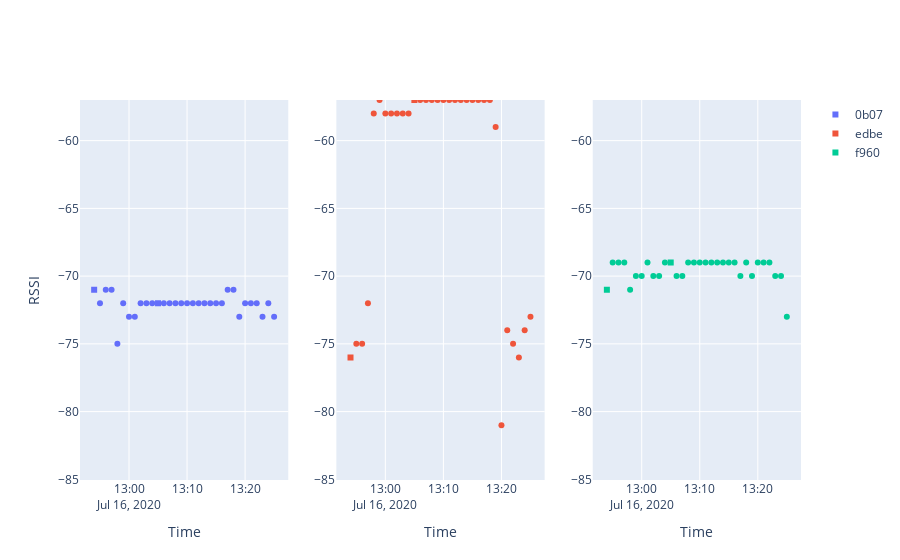

The code cell stored with this chart in its notebook:
### Code cell
WINDOW_SIZE = 6
REQD_READINGS = 4
CLOSE_LEVEL = -50
# default value is -60

fig = make_subplots(rows=1, cols=len(unique_ids[unique_counts>1])) #, shared_yaxes=True
ylim0 = 1.05*min(df['rssi'])
ylim1 = max(df['rssi'])
fig.update_xaxes(title_text = "Time")
fig.update_yaxes(title_text = "RSSI", row=1, col=1)
fig.update_yaxes(range=[ylim0, ylim1])
figcolors = px.colors.qualitative.Plotly

for eid in range(len(unique_ids[unique_counts>1])):
    df_eid = df[df['encounter_id'] == unique_ids[unique_counts>1][eid]].copy()
    df_eid = data_analysis.mofn_filter(df_eid, WINDOW_SIZE, REQD_READINGS, CLOSE_LEVEL)
    df_eid.set_index('time', inplace=True)
    df_eid['comment_index'] = pd.notna(df_eid['close encounter'])
    
    transitions = data_analysis.transitions(df_eid)
  
#     print(transitions)

    plot_index = eid+1
    
    for i in range (0, len(transitions), 2):
        fig.add_trace(go.Scatter(x=[transitions[i], transitions[i], transitions[i+1], transitions[i+1], transitions[i]], 
                                 y=[ylim0, ylim1, ylim1, ylim0, ylim0], mode="lines",
                                 fill="toself",line_width=0, fillcolor=figcolors[eid], opacity = 0.5, showlegend=False),
                     row=1, col=plot_index)
#         or use fillcolor = 'MediumPurple'
      
    df.loc[df['close encounter'].isin(['NO','FALSE POSITIVE']), 'symbol'] = 5
    df.loc[(df['close encounter'].isnull())|(df['close encounter']=='YES'), 'symbol'] = 0 
    df.loc[df['symbol'].isnull(),'symbol'] = 1
    
    fig.add_trace(go.Scatter(x=df_eid.index, y=df_eid.rssi,
                             mode="markers", marker_color=figcolors[eid], 
                             marker_symbol=df['symbol'],
                             name = df_eid.encounter_id[1][:4], text=df_eid["close encounter"]), 
                  row=1, col=plot_index)


    del df_eid

   
fig.show()

# DONE change marker type based on 'close encounter' text
# e.g. square if comment other than NaN, NO, YES, FALSE POSITIVE
# e.g. triangle if comment NO, FALSE POSITIVE
# e.g. circle if NaN, YES

### Figure 1 — Plotly figure (JSON) as saved in the notebook; plotly's stock layout.template omitted (floating-point values rounded to 4 significant figures)
{"data": [{"marker": {"color": "#636EFA", "symbol": [1, 0, 0, 0, 0, 0, 0, 0, 0, 0, 0, 1, 0, 0, 0, 0, 0, 0, 0, 0, 0, 0, 0, 0, 0, 0, 0, 0, 0, 0, 0, 0, 0, 0, 0, 0, 0, 0, 0, 0, 0, 0, 0, 0, 0, 0, 0, 0, 0, 0, 0, 0, 0, 0, 0, 0, 0, 0, 0, 0, 0, 0, 0, 0, 0, 0, 0, 0, 0, 0, 0, 0, 0, 0, 0, 0, 0, 0, 0, 0, 0, 0, 0, 0, 0, 0, 0, 0, 0, 0, 0, 0, 0, 0, 0, 0]}, "mode": "markers", "name": "0b07", "text": [null, null, null, null, null, null, null, null, null, null, null, null, null, null, null, null, null, null, null, null, null, null, null, null, null, null, null, null, null, null, null, null], "type": "scatter", "x": ["2020-07-16T12:54:00", "2020-07-16T12:55:00", "2020-07-16T12:56:00", "2020-07-16T12:57:00", "2020-07-16T12:58:00", "2020-07-16T12:59:00", "2020-07-16T13:00:00", "2020-07-16T13:01:00", "2020-07-16T13:02:00", "2020-07-16T13:03:00", "2020-07-16T13:04:00", "2020-07-16T13:05:00", "2020-07-16T13:06:00", "2020-07-16T13:07:00", "2020-07-16T13:08:00", "2020-07-16T13:09:00", "2020-07-16T13:10:00", "2020-07-16T13:11:00", "2020-07-16T13:12:00", "2020-07-16T13:13:00", "2020-07-16T13:14:00", "2020-07-16T13:15:00", "2020-07-16T13:16:00", "2020-07-16T13:17:00", "2020-07-16T13:18:00", "2020-07-16T13:19:00", "2020-07-16T13:20:00", "2020-07-16T13:21:00", "2020-07-16T13:22:00", "2020-07-16T13:23:00", "2020-07-16T13:24:00", "2020-07-16T13:25:00"], "xaxis": "x", "y": [-71, -72, -71, -71, -75, -72, -73, -73, -72, -72, -72, -72, -72, -72, -72, -72, -72, -72, -72, -72, -72, -72, -72, -71, -71, -73, -72, -72, -72, -73, -72, -73], "yaxis": "y"}, {"marker": {"color": "#EF553B", "symbol": [1, 0, 0, 0, 0, 0, 0, 0, 0, 0, 0, 1, 0, 0, 0, 0, 0, 0, 0, 0, 0, 0, 0, 0, 0, 0, 0, 0, 0, 0, 0, 0, 0, 0, 0, 0, 0, 0, 0, 0, 0, 0, 0, 0, 0, 0, 0, 0, 0, 0, 0, 0, 0, 0, 0, 0, 0, 0, 0, 0, 0, 0, 0, 0, 0, 0, 0, 0, 0, 0, 0, 0, 0, 0, 0, 0, 0, 0, 0, 0, 0, 0, 0, 0, 0, 0, 0, 0, 0, 0, 0, 0, 0, 0, 0, 0]}, "mode": "markers", "name": "edbe", "text": [null, null, null, "STARTED ENCOUNTER WITH NIST1502, ~1m APART", null, null, null, null, null, null, null, null, null, null, null, null, null, null, null, null, null, null, null, null, null, null, null, null, null, null, null, null], "type": "scatter", "x": ["2020-07-16T12:54:00", "2020-07-16T12:55:00", "2020-07-16T12:56:00", "2020-07-16T12:57:00", "2020-07-16T12:58:00", "2020-07-16T12:59:00", "2020-07-16T13:00:00", "2020-07-16T13:01:00", "2020-07-16T13:02:00", "2020-07-16T13:03:00", "2020-07-16T13:04:00", "2020-07-16T13:05:00", "2020-07-16T13:06:00", "2020-07-16T13:07:00", "2020-07-16T13:08:00", "2020-07-16T13:09:00", "2020-07-16T13:10:00", "2020-07-16T13:11:00", "2020-07-16T13:12:00", "2020-07-16T13:13:00", "2020-07-16T13:14:00", "2020-07-16T13:15:00", "2020-07-16T13:16:00", "2020-07-16T13:17:00", "2020-07-16T13:18:00", "2020-07-16T13:19:00", "2020-07-16T13:20:00", "2020-07-16T13:21:00", "2020-07-16T13:22:00", "2020-07-16T13:23:00", "2020-07-16T13:24:00", "2020-07-16T13:25:00"], "xaxis": "x2", "y": [-76, -75, -75, -72, -58, -57, -58, -58, -58, -58, -58, -57, -57, -57, -57, -57, -57, -57, -57, -57, -57, -57, -57, -57, -57, -59, -81, -74, -75, -76, -74, -73], "yaxis": "y2"}, {"marker": {"color": "#00CC96", "symbol": [1, 0, 0, 0, 0, 0, 0, 0, 0, 0, 0, 1, 0, 0, 0, 0, 0, 0, 0, 0, 0, 0, 0, 0, 0, 0, 0, 0, 0, 0, 0, 0, 0, 0, 0, 0, 0, 0, 0, 0, 0, 0, 0, 0, 0, 0, 0, 0, 0, 0, 0, 0, 0, 0, 0, 0, 0, 0, 0, 0, 0, 0, 0, 0, 0, 0, 0, 0, 0, 0, 0, 0, 0, 0, 0, 0, 0, 0, 0, 0, 0, 0, 0, 0, 0, 0, 0, 0, 0, 0, 0, 0, 0, 0, 0, 0]}, "mode": "markers", "name": "f960", "text": ["STARTED LOGGING", null, null, null, null, null, null, null, null, null, null, null, null, null, null, null, null, null, null, null, null, null, null, null, null, null, null, null, null, null, null, null], "type": "scatter", "x": ["2020-07-16T12:54:00", "2020-07-16T12:55:00", "2020-07-16T12:56:00", "2020-07-16T12:57:00", "2020-07-16T12:58:00", "2020-07-16T12:59:00", "2020-07-16T13:00:00", "2020-07-16T13:01:00", "2020-07-16T13:02:00", "2020-07-16T13:03:00", "2020-07-16T13:04:00", "2020-07-16T13:05:00", "2020-07-16T13:06:00", "2020-07-16T13:07:00", "2020-07-16T13:08:00", "2020-07-16T13:09:00", "2020-07-16T13:10:00", "2020-07-16T13:11:00", "2020-07-16T13:12:00", "2020-07-16T13:13:00", "2020-07-16T13:14:00", "2020-07-16T13:15:00", "2020-07-16T13:16:00", "2020-07-16T13:17:00", "2020-07-16T13:18:00", "2020-07-16T13:19:00", "2020-07-16T13:20:00", "2020-07-16T13:21:00", "2020-07-16T13:22:00", "2020-07-16T13:23:00", "2020-07-16T13:24:00", "2020-07-16T13:25:00"], "xaxis": "x3", "y": [-71, -69, -69, -69, -71, -70, -70, -69, -70, -70, -69, -69, -70, -70, -69, -69, -69, -69, -69, -69, -69, -69, -69, -70, -69, -70, -69, -69, -69, -70, -70, -73], "yaxis": "y3"}], "layout": {"autosize": true, "xaxis": {"anchor": "y", "autorange": true, "domain": [0, 0.2889], "range": ["2020-07-16 12:51:31.2388", "2020-07-16 13:27:28.7612"], "title": {"text": "Time"}, "type": "date"}, "xaxis2": {"anchor": "y2", "autorange": true, "domain": [0.3556, 0.6444], "range": ["2020-07-16 12:51:31.2388", "2020-07-16 13:27:28.7612"], "title": {"text": "Time"}, "type": "date"}, "xaxis3": {"anchor": "y3", "autorange": true, "domain": [0.7111, 1], "range": ["2020-07-16 12:51:31.2388", "2020-07-16 13:27:28.7612"], "title": {"text": "Time"}, "type": "date"}, "yaxis": {"anchor": "x", "domain": [0, 1], "range": [-85.05, -57], "title": {"text": "RSSI"}, "type": "linear"}, "yaxis2": {"anchor": "x2", "domain": [0, 1], "range": [-85.05, -57], "type": "linear"}, "yaxis3": {"anchor": "x3", "domain": [0, 1], "range": [-85.05, -57], "type": "linear"}}}
